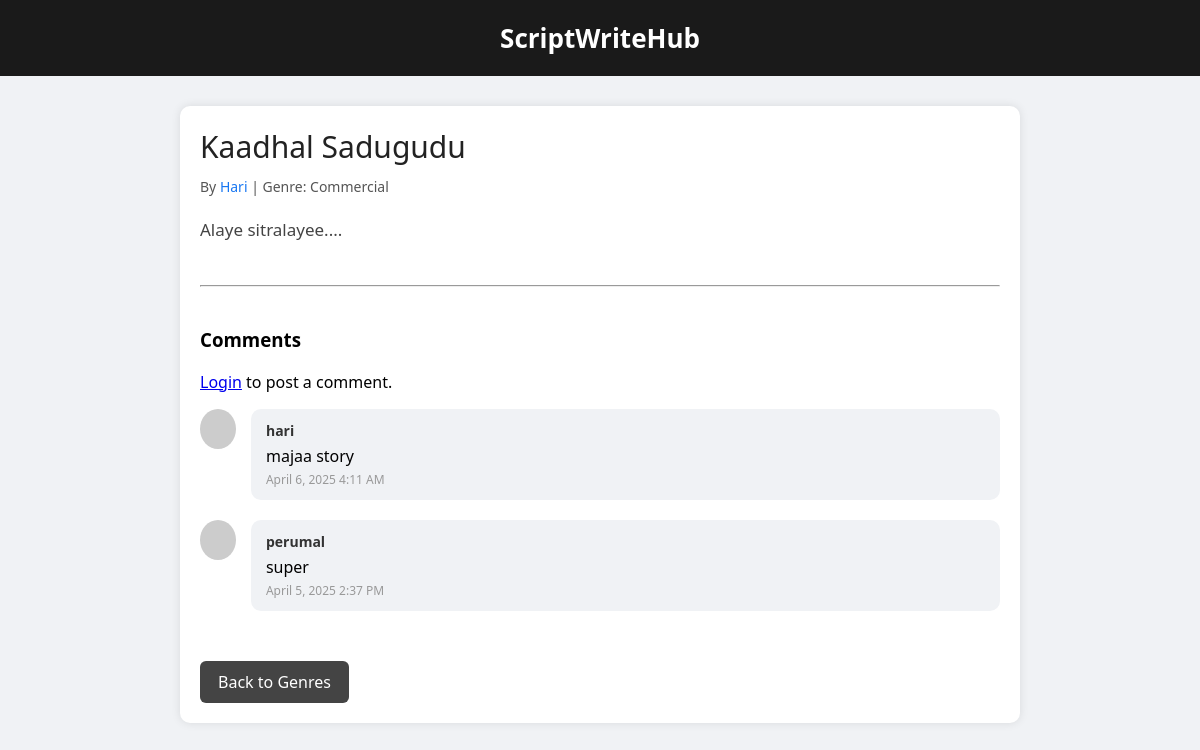
Page /story.php?id=13 on the committed database.
### tables this page shows
CREATE TABLE `stories` (
  `id` int(11) NOT NULL,
  `user_id` int(11) NOT NULL,
  `title` varchar(255) NOT NULL,
  `short_description` text DEFAULT NULL,
  `content` text NOT NULL,
  `created_at` timestamp NOT NULL DEFAULT current_timestamp(),
  `genre` varchar(255) DEFAULT NULL
);

CREATE TABLE `users` (
  `id` int(11) NOT NULL,
  `username` varchar(100) NOT NULL,
  `email` varchar(255) NOT NULL,
  `password` varchar(255) NOT NULL,
  `bio` text DEFAULT NULL,
  `profile_picture` varchar(255) DEFAULT NULL
);

CREATE TABLE `comments` (
  `id` int(11) NOT NULL,
  `story_id` int(11) NOT NULL,
  `user_id` int(11) NOT NULL,
  `comment` text NOT NULL,
  `created_at` timestamp NOT NULL DEFAULT current_timestamp()
);

### story.php (the view, shortened to what this page needs)
<?php
include("db.php");
$story_id = $_GET['id'];
$query = "SELECT stories.*, users.username FROM stories
          JOIN users ON stories.user_id = users.id
          WHERE stories.id = :story_id";
$stmt = $conn->prepare($query);
$stmt->bindParam(':story_id', $story_id);
$stmt->execute();
$story = $stmt->fetch(PDO::FETCH_ASSOC);
$comments_query = $conn->prepare("SELECT c.comment, c.created_at, u.username FROM comments c
                                  JOIN users u ON c.user_id = u.id
                                  WHERE c.story_id = :story_id ORDER BY c.created_at DESC");
$comments_query->execute([':story_id' => $story_id]);
$comments = $comments_query->fetchAll(PDO::FETCH_ASSOC);
?>
<!DOCTYPE html>
<html lang="en">
<head>
</head>
<body>
<header>ScriptWriteHub</header>
<div class="container">
    <div class="story-title"><?php echo htmlspecialchars($story['title']); ?></div>
<div class="story-meta">
    By <a href="view_profile.php?id=<?php echo $story['user_id']; ?>" style="color: #1877f2; text-decoration: none;">
        <?php echo htmlspecialchars($story['username']); ?>
    </a>
    | Genre: <?php echo htmlspecialchars($story['genre']); ?>
</div>
    <div class="story-content"><?php echo nl2br(htmlspecialchars_decode($story['content'])); ?></div>
    <hr>
    <div class="comment-section">
        <h3>Comments</h3>
        <?php if (isset($_SESSION['user_id'])): ?>
            <form class="comment-form" method="post">
                <textarea name="comment" rows="3" placeholder="Write a comment..." required></textarea>
                <button type="submit">Post Comment</button>
            </form>
        <?php else: ?>
            <p><a href="login.php">Login</a> to post a comment.</p>
        <?php endif; ?>
        <?php foreach ($comments as $comment): ?>
            <div class="comment">
                <div class="avatar"></div>
                <div class="comment-box">
                    <div class="username"><?php echo htmlspecialchars($comment['username']); ?></div>
                    <div><?php echo nl2br(htmlspecialchars($comment['comment'])); ?></div>
                    <div class="time"><?php echo date("F j, Y g:i A", strtotime($comment['created_at'])); ?></div>
                </div>
            </div>
        <?php endforeach; ?>
    </div>
    <a href="genres.php" class="back-btn">Back to Genres</a>
</div>
</body>
</html>

### story.php (style rules this page uses)
body { background-color: #f0f2f5; font-family: 'Segoe UI', Tahoma, Geneva, Verdana, sans-serif; margin: 0; padding: 0; }
header { background-color: #1a1a1a; color: white; padding: 20px; text-align: center; font-size: 26px; font-weight: bold; }
.container { max-width: 800px; margin: 30px auto; padding: 20px; background-color: white; border-radius: 10px; box-shadow: 0 0 10px rgba(0,0,0,0.1); }
.story-title { font-size: 30px; color: #222; margin-bottom: 10px; }
.story-meta { font-size: 14px; color: #555; margin-bottom: 20px; }
.story-content { font-size: 17px; color: #444; line-height: 1.7; margin-bottom: 40px; white-space: pre-wrap; }
.comment-section { margin-top: 40px; }
.comment { display: flex; align-items: flex-start; margin-bottom: 20px; }
.avatar { width: 40px; height: 40px; background-color: #ccc; border-radius: 50%; margin-right: 15px; }
.comment-box { background-color: #f0f2f5; padding: 12px 15px; border-radius: 10px; width: 100%; }
.comment-box .username { font-weight: bold; font-size: 14px; margin-bottom: 5px; color: #333; }
.comment-box .time { font-size: 12px; color: #999; margin-top: 4px; }
.back-btn { display: inline-block; margin-top: 30px; background-color: #444; color: white; text-decoration: none; padding: 10px 18px; border-radius: 6px; }

### rows in the picture
stories: title "Kaadhal Sadugudu", user.username "Hari", genre "Commercial", content "Alaye sitralayee...."
comments: user.username "hari", comment "majaa story", created_at "April 6, 2025 4:11 AM"
comments: user.username "perumal", comment "super", created_at "April 5, 2025 2:37 PM"
